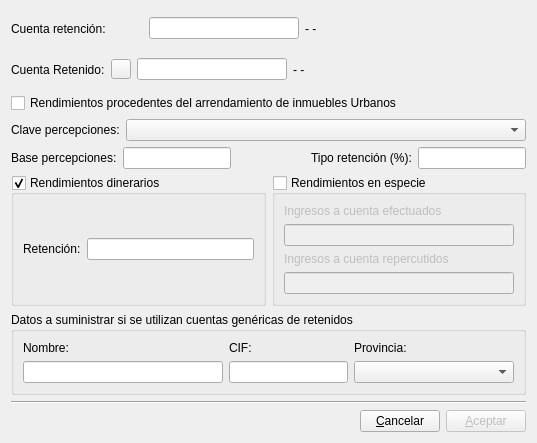
<?xml version="1.0" encoding="UTF-8"?>
<ui version="4.0">
 <class>retencion</class>
 <widget class="QDialog" name="retencion">
  <property name="geometry">
   <rect>
    <x>0</x>
    <y>0</y>
    <width>537</width>
    <height>443</height>
   </rect>
  </property>
  <property name="windowTitle">
   <string>Registro de retenciones IRPF</string>
  </property>
  <layout class="QVBoxLayout" name="verticalLayout_5">
   <item>
    <layout class="QHBoxLayout" name="horizontalLayout_8">
     <item>
      <widget class="QLabel" name="label_7">
       <property name="minimumSize">
        <size>
         <width>132</width>
         <height>0</height>
        </size>
       </property>
       <property name="text">
        <string>Cuenta retención:</string>
       </property>
      </widget>
     </item>
     <item>
      <widget class="QLineEdit" name="cta_retlineEdit">
       <property name="maximumSize">
        <size>
         <width>150</width>
         <height>16777215</height>
        </size>
       </property>
       <property name="readOnly">
        <bool>true</bool>
       </property>
      </widget>
     </item>
     <item>
      <widget class="QLabel" name="cta_retlabel">
       <property name="sizePolicy">
        <sizepolicy hsizetype="Expanding" vsizetype="Preferred">
         <horstretch>0</horstretch>
         <verstretch>0</verstretch>
        </sizepolicy>
       </property>
       <property name="maximumSize">
        <size>
         <width>335</width>
         <height>16777215</height>
        </size>
       </property>
       <property name="text">
        <string>- -</string>
       </property>
      </widget>
     </item>
    </layout>
   </item>
   <item>
    <layout class="QHBoxLayout" name="horizontalLayout_9">
     <item>
      <widget class="QLabel" name="label_6">
       <property name="text">
        <string>Cuenta Retenido:</string>
       </property>
      </widget>
     </item>
     <item>
      <widget class="QPushButton" name="buscaretenidopushButton">
       <property name="minimumSize">
        <size>
         <width>20</width>
         <height>20</height>
        </size>
       </property>
       <property name="maximumSize">
        <size>
         <width>20</width>
         <height>20</height>
        </size>
       </property>
       <property name="text">
        <string/>
       </property>
       <property name="icon">
        <iconset resource="keme.qrc">
         <normaloff>:/iconos/graf/viewer.xpm</normaloff>:/iconos/graf/viewer.xpm</iconset>
       </property>
       <property name="autoDefault">
        <bool>false</bool>
       </property>
      </widget>
     </item>
     <item>
      <widget class="QLineEdit" name="retenidolineEdit">
       <property name="maximumSize">
        <size>
         <width>150</width>
         <height>16777215</height>
        </size>
       </property>
      </widget>
     </item>
     <item>
      <widget class="QLabel" name="ctaretenidolabel">
       <property name="sizePolicy">
        <sizepolicy hsizetype="Expanding" vsizetype="Preferred">
         <horstretch>0</horstretch>
         <verstretch>0</verstretch>
        </sizepolicy>
       </property>
       <property name="maximumSize">
        <size>
         <width>335</width>
         <height>16777215</height>
        </size>
       </property>
       <property name="text">
        <string>- -</string>
       </property>
      </widget>
     </item>
    </layout>
   </item>
   <item>
    <widget class="QCheckBox" name="arrendamientocheckBox">
     <property name="text">
      <string>Rendimientos procedentes del arrendamiento de inmuebles Urbanos</string>
     </property>
    </widget>
   </item>
   <item>
    <layout class="QHBoxLayout" name="horizontalLayout_7">
     <item>
      <widget class="QLabel" name="label_3">
       <property name="maximumSize">
        <size>
         <width>200</width>
         <height>16777215</height>
        </size>
       </property>
       <property name="text">
        <string>Clave percepciones:</string>
       </property>
      </widget>
     </item>
     <item>
      <widget class="QComboBox" name="clavecomboBox">
       <property name="sizePolicy">
        <sizepolicy hsizetype="Expanding" vsizetype="Fixed">
         <horstretch>0</horstretch>
         <verstretch>0</verstretch>
        </sizepolicy>
       </property>
       <property name="maximumSize">
        <size>
         <width>495</width>
         <height>16777215</height>
        </size>
       </property>
      </widget>
     </item>
    </layout>
   </item>
   <item>
    <layout class="QHBoxLayout" name="horizontalLayout_6">
     <item>
      <widget class="QLabel" name="label">
       <property name="text">
        <string>Base percepciones:</string>
       </property>
      </widget>
     </item>
     <item>
      <widget class="QLineEdit" name="baselineEdit"/>
     </item>
     <item>
      <spacer name="horizontalSpacer_2">
       <property name="orientation">
        <enum>Qt::Horizontal</enum>
       </property>
       <property name="sizeHint" stdset="0">
        <size>
         <width>40</width>
         <height>20</height>
        </size>
       </property>
      </spacer>
     </item>
     <item>
      <widget class="QLabel" name="label_2">
       <property name="text">
        <string>Tipo retención (%):</string>
       </property>
      </widget>
     </item>
     <item>
      <widget class="QLineEdit" name="tiporetlineEdit"/>
     </item>
    </layout>
   </item>
   <item>
    <layout class="QHBoxLayout" name="horizontalLayout_4">
     <item>
      <widget class="QGroupBox" name="dinerariosgroupBox">
       <property name="title">
        <string>Rendimientos dinerarios</string>
       </property>
       <property name="checkable">
        <bool>true</bool>
       </property>
       <layout class="QHBoxLayout" name="horizontalLayout_5">
        <item>
         <widget class="QLabel" name="label_4">
          <property name="text">
           <string>Retención:</string>
          </property>
         </widget>
        </item>
        <item>
         <widget class="QLineEdit" name="retlineEdit">
          <property name="readOnly">
           <bool>true</bool>
          </property>
         </widget>
        </item>
       </layout>
      </widget>
     </item>
     <item>
      <widget class="QGroupBox" name="especiegroupBox">
       <property name="title">
        <string>Rendimientos en especie</string>
       </property>
       <property name="checkable">
        <bool>true</bool>
       </property>
       <property name="checked">
        <bool>false</bool>
       </property>
       <layout class="QVBoxLayout" name="verticalLayout_4">
        <item>
         <widget class="QLabel" name="label_8">
          <property name="text">
           <string>Ingresos a cuenta efectuados</string>
          </property>
         </widget>
        </item>
        <item>
         <widget class="QLineEdit" name="ing_a_ctalineEdit">
          <property name="readOnly">
           <bool>true</bool>
          </property>
         </widget>
        </item>
        <item>
         <widget class="QLabel" name="label_9">
          <property name="text">
           <string>Ingresos a cuenta repercutidos</string>
          </property>
         </widget>
        </item>
        <item>
         <widget class="QLineEdit" name="ing_a_cta_replineEdit"/>
        </item>
       </layout>
      </widget>
     </item>
    </layout>
   </item>
   <item>
    <widget class="QGroupBox" name="groupBox">
     <property name="title">
      <string>Datos a suministrar si se utilizan cuentas genéricas de retenidos</string>
     </property>
     <layout class="QHBoxLayout" name="horizontalLayout_3">
      <item>
       <layout class="QHBoxLayout" name="horizontalLayout">
        <item>
         <layout class="QVBoxLayout" name="verticalLayout">
          <item>
           <widget class="QLabel" name="label_5">
            <property name="sizePolicy">
             <sizepolicy hsizetype="Expanding" vsizetype="Preferred">
              <horstretch>0</horstretch>
              <verstretch>0</verstretch>
             </sizepolicy>
            </property>
            <property name="text">
             <string>Nombre:</string>
            </property>
           </widget>
          </item>
          <item>
           <widget class="QLineEdit" name="nombrelineEdit">
            <property name="minimumSize">
             <size>
              <width>200</width>
              <height>0</height>
             </size>
            </property>
           </widget>
          </item>
         </layout>
        </item>
        <item>
         <layout class="QVBoxLayout" name="verticalLayout_2">
          <item>
           <widget class="QLabel" name="label_10">
            <property name="maximumSize">
             <size>
              <width>150</width>
              <height>16777215</height>
             </size>
            </property>
            <property name="text">
             <string>CIF:</string>
            </property>
           </widget>
          </item>
          <item>
           <widget class="QLineEdit" name="ciflineEdit">
            <property name="maximumSize">
             <size>
              <width>150</width>
              <height>16777215</height>
             </size>
            </property>
           </widget>
          </item>
         </layout>
        </item>
        <item>
         <layout class="QVBoxLayout" name="verticalLayout_3">
          <item>
           <widget class="QLabel" name="label_11">
            <property name="sizePolicy">
             <sizepolicy hsizetype="Expanding" vsizetype="Preferred">
              <horstretch>0</horstretch>
              <verstretch>0</verstretch>
             </sizepolicy>
            </property>
            <property name="text">
             <string>Provincia:</string>
            </property>
           </widget>
          </item>
          <item>
           <widget class="QComboBox" name="provinciacomboBox">
            <property name="sizePolicy">
             <sizepolicy hsizetype="Expanding" vsizetype="Fixed">
              <horstretch>0</horstretch>
              <verstretch>0</verstretch>
             </sizepolicy>
            </property>
            <property name="minimumSize">
             <size>
              <width>160</width>
              <height>0</height>
             </size>
            </property>
            <property name="maximumSize">
             <size>
              <width>160</width>
              <height>16777215</height>
             </size>
            </property>
           </widget>
          </item>
         </layout>
        </item>
       </layout>
      </item>
     </layout>
    </widget>
   </item>
   <item>
    <widget class="Line" name="line">
     <property name="orientation">
      <enum>Qt::Horizontal</enum>
     </property>
    </widget>
   </item>
   <item>
    <layout class="QHBoxLayout" name="horizontalLayout_2">
     <item>
      <spacer name="horizontalSpacer">
       <property name="orientation">
        <enum>Qt::Horizontal</enum>
       </property>
       <property name="sizeHint" stdset="0">
        <size>
         <width>40</width>
         <height>20</height>
        </size>
       </property>
      </spacer>
     </item>
     <item>
      <widget class="QPushButton" name="cancelarpushButton">
       <property name="text">
        <string>&amp;Cancelar</string>
       </property>
       <property name="autoDefault">
        <bool>false</bool>
       </property>
      </widget>
     </item>
     <item>
      <widget class="QPushButton" name="aceptarpushButton">
       <property name="enabled">
        <bool>false</bool>
       </property>
       <property name="text">
        <string>&amp;Aceptar</string>
       </property>
      </widget>
     </item>
    </layout>
   </item>
  </layout>
 </widget>
 <resources>
  <include location="keme.qrc"/>
 </resources>
 <connections>
  <connection>
   <sender>cancelarpushButton</sender>
   <signal>clicked()</signal>
   <receiver>retencion</receiver>
   <slot>reject()</slot>
   <hints>
    <hint type="sourcelabel">
     <x>381</x>
     <y>406</y>
    </hint>
    <hint type="destinationlabel">
     <x>325</x>
     <y>393</y>
    </hint>
   </hints>
  </connection>
 </connections>
</ui>
